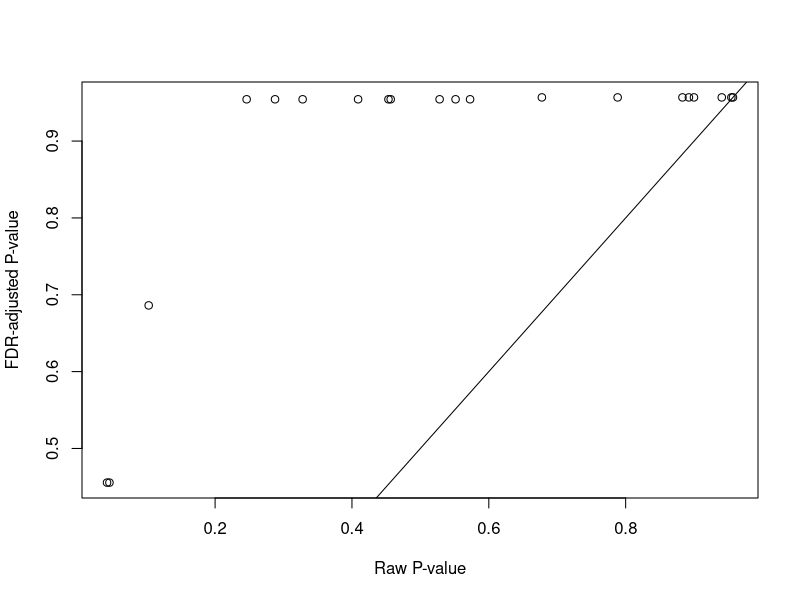

Reproduce this figure in R.
# Multiple Testing and FDR
# Multiple testing methods help control false positive findings when many hypotheses are tested.


# What is Multiple Testing?

# A statistical test usually evaluates one hypothesis at a time.

# In bioinformatics, we often test thousands of hypotheses simultaneously.
# For example, RNA-seq analysis may test one hypothesis for each gene.

# Testing many hypotheses increases the probability of obtaining
# statistically significant results by chance.


# Simple Example

# Suppose we test 1 hypothesis using alpha = 0.05.

alpha <- 0.05

# If H0 is actually true, there is a 5% Type I error rate under the test assumptions.


# What Happens When We Test Many Hypotheses?

# Suppose 100 independent hypotheses are tested.

number_of_tests <- 100

# Expected number of false positives when all null hypotheses are true
expected_false_positives <- number_of_tests * alpha

expected_false_positives

# With 100 tests and alpha = 0.05,
# about 5 false positives can occur on average when all null hypotheses are true.

# With thousands of tests, the problem becomes much larger.


# Example: 20 Hypotheses

set.seed(123)

# Generate 20 example p-values
p_values <- runif(20)

p_values


# Count significant p-values before adjustment

sum(p_values < 0.05)


# Important Concept

# A raw p-value evaluates one hypothesis.
# When many hypotheses are tested, raw p-values may produce many false positives.

# Multiple-testing correction adjusts the evidence threshold
# to account for the number of statistical tests.


# Family-wise Error Rate

# Family-wise error rate (FWER) is the probability of making
# at least one Type I error among a family of tests.

# Bonferroni correction controls the FWER.


# Bonferroni Correction

# Bonferroni adjusts the significance threshold.

alpha <- 0.05
number_of_tests <- 20

bonferroni_alpha <- alpha / number_of_tests

bonferroni_alpha


# For 20 tests:
# 0.05 / 20 = 0.0025


# Bonferroni-adjusted P-values

# Another way to apply Bonferroni correction is to multiply
# each p-value by the number of tests.

bonferroni_p <- p.adjust(
  p_values,
  method = "bonferroni"
)

bonferroni_p


# Compare Raw and Adjusted P-values

results <- data.frame(
  raw_p = p_values,
  bonferroni_p = bonferroni_p
)

results


# Significant Results

# Raw p-values below 0.05
sum(results$raw_p < 0.05)

# Bonferroni-adjusted p-values below 0.05
sum(results$bonferroni_p < 0.05)


# Holm Correction

# Holm's method also controls the family-wise error rate.
# It is generally less conservative than simple Bonferroni correction.

holm_p <- p.adjust(
  p_values,
  method = "holm"
)

holm_p


# Compare Bonferroni and Holm

results$holm_p <- holm_p

results


# False Discovery Rate

# False Discovery Rate (FDR) controls the expected proportion of
# false discoveries among the rejected hypotheses.

# FDR is particularly useful when many hypotheses are tested,
# such as in genomics and transcriptomics.


# Benjamini-Hochberg Method

# The Benjamini-Hochberg method is commonly used to control FDR.

bh_p <- p.adjust(
  p_values,
  method = "BH"
)

bh_p


# Add BH-adjusted P-values

results$FDR <- bh_p

results


# Identify FDR-significant Results

# Select hypotheses with FDR below 0.05.

significant_fdr <- results[
  results$FDR < 0.05,
]

significant_fdr


# Count FDR-significant Results

sum(results$FDR < 0.05)


# Comparing Correction Methods

results <- data.frame(
  raw_p = p_values,
  bonferroni = p.adjust(p_values, method = "bonferroni"),
  holm = p.adjust(p_values, method = "holm"),
  FDR = p.adjust(p_values, method = "BH")
)

results


# Number of Significant Results

sum(results$raw_p < 0.05)

sum(results$bonferroni < 0.05)

sum(results$holm < 0.05)

sum(results$FDR < 0.05)


# Why Are Adjusted P-values Usually Larger?

# Multiple-testing correction makes statistical evidence more conservative.
# Adjusted p-values account for the fact that many hypotheses were tested.

# Therefore:
# Adjusted p-value >= raw p-value


# Simple Visualization

plot(
  results$raw_p,
  results$FDR,
  xlab = "Raw P-value",
  ylab = "FDR-adjusted P-value"
)

abline(
  a = 0,
  b = 1
)


# Simulated Gene Expression Results

# Imagine that each row represents one gene.

gene <- paste0(
  "Gene_",
  1:20
)

gene_pvalues <- c(
  0.0001,
  0.0005,
  0.001,
  0.002,
  0.004,
  0.008,
  0.012,
  0.018,
  0.025,
  0.031,
  0.041,
  0.049,
  0.12,
  0.21,
  0.35,
  0.44,
  0.58,
  0.67,
  0.81,
  0.92
)


# Create Gene-level Results

gene_results <- data.frame(
  gene = gene,
  p_value = gene_pvalues
)

gene_results


# Calculate FDR

gene_results$FDR <- p.adjust(
  gene_results$p_value,
  method = "BH"
)

gene_results


# Identify Significant Genes

significant_genes <- gene_results[
  gene_results$FDR < 0.05,
]

significant_genes


# Number of Significant Genes

sum(gene_results$FDR < 0.05)


# Sort Genes by P-value

gene_results[
  order(gene_results$p_value),
]


# Sort Genes by FDR

gene_results[
  order(gene_results$FDR),
]


# Raw P-value vs FDR

# A gene may have a raw p-value below 0.05
# but an FDR-adjusted p-value above 0.05.

gene_results$significant_raw <- (
  gene_results$p_value < 0.05
)

gene_results$significant_FDR <- (
  gene_results$FDR < 0.05
)

gene_results


# Why FDR is Important in RNA-seq

# RNA-seq experiments may test thousands of genes simultaneously.

# For example:
# Gene 1 -> test
# Gene 2 -> test
# Gene 3 -> test
# ...
# Gene 20,000 -> test

# If every gene is evaluated using p < 0.05 without correction,
# many genes may appear significant simply because of multiple testing.

# FDR correction helps control the expected proportion of false discoveries
# among the genes called significant.


# Example RNA-seq Result Table

rna_seq_results <- data.frame(
  gene = c(
    "GeneA",
    "GeneB",
    "GeneC",
    "GeneD",
    "GeneE"
  ),
  log2FC = c(
    2.1,
    -1.8,
    0.5,
    3.2,
    -0.3
  ),
  p_value = c(
    0.0001,
    0.001,
    0.02,
    0.04,
    0.60
  )
)

rna_seq_results


# Add FDR

rna_seq_results$FDR <- p.adjust(
  rna_seq_results$p_value,
  method = "BH"
)

rna_seq_results


# Biological Interpretation

# Statistical significance should not be evaluated using FDR alone.

# In differential expression analysis, interpretation often considers:
# Adjusted p-value
# Effect size such as log2 fold change
# Biological function
# Experimental design
# Sample size
# Data quality


# Example:

# A gene can have:
# Very small FDR
# Very small log2 fold change

# Such a gene may be statistically significant
# but have a small observed expression change.

# Conversely, a gene may have:
# Large biological effect
# But insufficient statistical evidence

# Therefore, statistical significance and biological relevance
# should be evaluated together.


# FDR Threshold

# A commonly used threshold is FDR < 0.05.

fdr_threshold <- 0.05

fdr_threshold


# Identify FDR-significant Genes

rna_seq_results[
  rna_seq_results$FDR < fdr_threshold,
]


# Different FDR Thresholds

# Explore how the number of discoveries changes with the threshold.

sum(rna_seq_results$FDR < 0.01)

sum(rna_seq_results$FDR < 0.05)

sum(rna_seq_results$FDR < 0.10)


# Bonferroni vs FDR

# Bonferroni:
# Controls the probability of making at least one Type I error.

# FDR:
# Controls the expected proportion of false discoveries among discoveries.

# Bonferroni is usually more conservative.
# FDR generally allows more discoveries while controlling the expected
# false-discovery proportion.


# Choosing a Correction Method

# Use the correction method according to the scientific question.

# FWER methods such as Bonferroni are useful when even one false positive
# is considered especially problematic.

# FDR methods are useful when many discoveries are expected
# and controlling the proportion of false discoveries is appropriate.


# Multiple Testing Workflow

# 1. Perform the individual statistical tests.
# 2. Collect the raw p-values.
# 3. Determine the appropriate multiple-testing strategy.
# 4. Adjust the p-values.
# 5. Define an appropriate significance threshold.
# 6. Identify statistically supported findings.
# 7. Examine effect sizes and biological relevance.


# Common Mistakes

# Mistake 1:
# Using raw p < 0.05 for thousands of genes without correction.

# Mistake 2:
# Assuming FDR is the same as the raw p-value.

# Mistake 3:
# Treating FDR < 0.05 as proof of biological importance.

# Mistake 4:
# Assuming Bonferroni and FDR control the same error concept.

# Mistake 5:
# Reporting only significant genes without reporting
# the multiple-testing method used.


# Key Takeaways

# Multiple testing increases the risk of false positive findings.
# Bonferroni controls the family-wise error rate.
# Holm is another family-wise error rate correction.
# FDR controls the expected proportion of false discoveries among discoveries.
# Benjamini-Hochberg is a common FDR procedure.
# Adjusted p-values should be used when many hypotheses are tested.
# FDR is especially important for high-throughput bioinformatics analyses.
# Statistical significance should be interpreted together with effect size
# and biological context.
